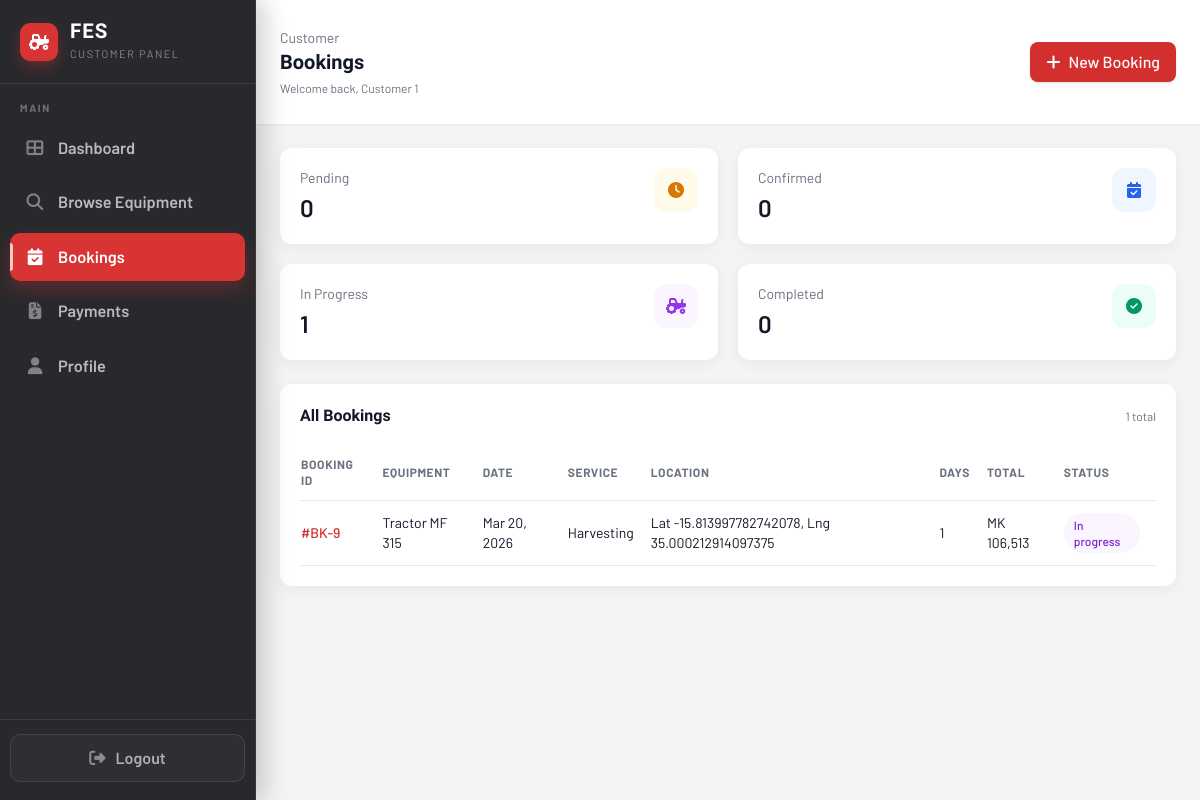
The page /Pages/customer/bookings.php (signed in) on the database its author committed.
### tables this page shows
CREATE TABLE IF NOT EXISTS `bookings` (
  `booking_id` int NOT NULL AUTO_INCREMENT,
  `customer_id` int NOT NULL,
  `operator_id` int DEFAULT NULL,
  `equipment_id` varchar(50) NOT NULL,
  `booking_date` date NOT NULL,
  `service_days` int NOT NULL DEFAULT '1',
  `service_type` varchar(50) NOT NULL,
  `service_location` varchar(255) NOT NULL,
  `contact_phone` varchar(50) NOT NULL,
  `field_lat` decimal(10,7) DEFAULT NULL,
  `field_lng` decimal(10,7) DEFAULT NULL,
  `field_address` varchar(255) DEFAULT NULL,
  `field_polygon` longtext,
  `field_hectares` decimal(10,2) DEFAULT NULL,
  `notes` text,
  `estimated_total_cost` decimal(12,2) NOT NULL DEFAULT '0.00',
  `payment_status` enum('unpaid','pending','paid','failed') NOT NULL DEFAULT 'unpaid',
  `payment_tx_ref` varchar(120) DEFAULT NULL,
  `payment_paid_at` datetime DEFAULT NULL,
  `status` enum('pending','confirmed','in_progress','completed','cancelled') NOT NULL DEFAULT 'pending',
  `operator_start_time` datetime DEFAULT NULL COMMENT 'Set when operator marks job In progress',
  `operator_end_time` datetime DEFAULT NULL COMMENT 'Set when operator marks job Completed',
  `created_at` timestamp NULL DEFAULT CURRENT_TIMESTAMP,
  `updated_at` timestamp NULL DEFAULT CURRENT_TIMESTAMP ON UPDATE CURRENT_TIMESTAMP,
  PRIMARY KEY (`booking_id`),
  KEY `customer_id` (`customer_id`),
  KEY `equipment_id` (`equipment_id`),
  KEY `status` (`status`),
  KEY `idx_bookings_operator_id` (`operator_id`)
);

CREATE TABLE IF NOT EXISTS `equipment` (
  `id` int NOT NULL AUTO_INCREMENT,
  `equipment_name` varchar(255) NOT NULL,
  `category` varchar(100) NOT NULL,
  `equipment_id` varchar(100) NOT NULL,
  `model` varchar(255) DEFAULT NULL,
  `description` text NOT NULL,
  `status` enum('available','in_use','maintenance','retired') NOT NULL DEFAULT 'available',
  `location` varchar(255) NOT NULL,
  `operator_id` int DEFAULT NULL,
  `purchase_date` date DEFAULT NULL,
  `daily_rate` decimal(10,2) NOT NULL,
  `hourly_rate` decimal(10,2) DEFAULT '0.00',
  `per_hectare_rate` decimal(10,2) DEFAULT NULL,
  `fuel_type` varchar(50) DEFAULT NULL,
  `total_usage_hours` int DEFAULT '0',
  `year_manufactured` int DEFAULT NULL,
  `weight_kg` decimal(10,2) DEFAULT NULL,
  `last_maintenance` date DEFAULT NULL,
  `icon` varchar(100) NOT NULL,
  `image_path` varchar(500) DEFAULT NULL,
  `created_at` timestamp NULL DEFAULT CURRENT_TIMESTAMP,
  `updated_at` timestamp NULL DEFAULT CURRENT_TIMESTAMP ON UPDATE CURRENT_TIMESTAMP,
  PRIMARY KEY (`id`),
  KEY `operator_id` (`operator_id`)
);

### Pages/customer/bookings.php (the view, shortened to what this page needs)
<?php
$bookingStats = [
    'pending' => 0,
    'confirmed' => 0,
    'in_progress' => 0,
    'completed' => 0,
    'cancelled' => 0
];
$bookings = [];
try {
    $conn = getDBConnection();
    $customerId = intval($_SESSION['user_id']);
    $sql = "SELECT status, COUNT(*) as total FROM bookings WHERE customer_id = ? GROUP BY status";
    if ($stmt = $conn->prepare($sql)) {
        $stmt->bind_param('i', $customerId);
        $stmt->execute();
        $res = $stmt->get_result();
        while ($row = $res->fetch_assoc()) {
            $status = $row['status'];
            if (isset($bookingStats[$status])) {
                $bookingStats[$status] = intval($row['total']);
            }
        }
    }
    $sql = "SELECT b.booking_id, b.booking_date, b.service_days, b.service_type,
                   COALESCE(NULLIF(b.service_location, ''), b.field_address) AS service_location,
                   b.status, b.estimated_total_cost, e.equipment_name
            FROM bookings b
            JOIN equipment e ON e.equipment_id = b.equipment_id
            WHERE b.customer_id = ?
            ORDER BY b.created_at DESC";
    if ($stmt = $conn->prepare($sql)) {
        $stmt->bind_param('i', $customerId);
        $stmt->execute();
        $res = $stmt->get_result();
        while ($row = $res->fetch_assoc()) {
            $bookings[] = $row;
        }
    }
} catch (Exception $e) {
    error_log('Customer bookings data error: ' . $e->getMessage());
}
$customerName = $_SESSION['name'] ?? 'Customer';
?>
<!DOCTYPE html>
<html lang="en">
<head>
    <link rel="stylesheet" href="https://cdnjs.cloudflare.com/ajax/libs/font-awesome/6.4.0/css/all.min.css">
    <script src="https://cdn.tailwindcss.com"></script>
</head>
<body>
    <div class="min-h-screen w-full bg-gray-100">
        <div class="flex min-h-screen">
            <?php include __DIR__ . '/include/sidebar.php'; ?>
            <div class="flex-1 flex flex-col min-w-0 md:ml-64">
                <header class="bg-white px-6 py-7 flex items-center justify-between shadow-sm">
                    <div class="flex items-center gap-3">
                        <div>
                            <div class="text-sm text-gray-500">Customer</div>
                            <h1 class="text-xl font-semibold text-gray-900">Bookings</h1>
                            <p class="text-xs text-gray-500 mt-1">Welcome back, <?php echo htmlspecialchars($customerName); ?></p>
                        </div>
                    </div>
                    <div class="flex items-center gap-3">
                        <a href="../equipment.php" class="inline-flex items-center gap-2 bg-fes-red hover:bg-[#b71c1c] text-white font-medium px-4 py-2 rounded-lg shadow">
                            <i class="fas fa-plus"></i>
                            New Booking
                        </a>
                    </div>
                </header>
                <main class="flex-1 overflow-y-auto p-6">
                    <div class="grid grid-cols-1 sm:grid-cols-2 xl:grid-cols-4 gap-5 mb-6">
                        <div class="bg-white rounded-xl shadow-card p-5 flex items-start justify-between">
                            <div>
                                <div class="text-sm text-gray-500">Pending</div>
                                <div class="mt-1 text-2xl font-semibold text-gray-900"><?php echo htmlspecialchars((string)$bookingStats['pending']); ?></div>
                            </div>
                            <div class="h-11 w-11 rounded-xl bg-amber-50 text-amber-600 flex items-center justify-center">
                                <i class="fas fa-clock"></i>
                            </div>
                        </div>
                        <div class="bg-white rounded-xl shadow-card p-5 flex items-start justify-between">
                            <div>
                                <div class="text-sm text-gray-500">Confirmed</div>
                                <div class="mt-1 text-2xl font-semibold text-gray-900"><?php echo htmlspecialchars((string)$bookingStats['confirmed']); ?></div>
                            </div>
                            <div class="h-11 w-11 rounded-xl bg-blue-50 text-blue-600 flex items-center justify-center">
                                <i class="fas fa-calendar-check"></i>
                            </div>
                        </div>
                        <div class="bg-white rounded-xl shadow-card p-5 flex items-start justify-between">
                            <div>
                                <div class="text-sm text-gray-500">In Progress</div>
                                <div class="mt-1 text-2xl font-semibold text-gray-900"><?php echo htmlspecialchars((string)$bookingStats['in_progress']); ?></div>
                            </div>
                            <div class="h-11 w-11 rounded-xl bg-purple-50 text-purple-600 flex items-center justify-center">
                                <i class="fas fa-tractor"></i>
                            </div>
                        </div>
                        <div class="bg-white rounded-xl shadow-card p-5 flex items-start justify-between">
                            <div>
                                <div class="text-sm text-gray-500">Completed</div>
                                <div class="mt-1 text-2xl font-semibold text-gray-900"><?php echo htmlspecialchars((string)$bookingStats['completed']); ?></div>
                            </div>
                            <div class="h-11 w-11 rounded-xl bg-emerald-50 text-emerald-600 flex items-center justify-center">
                                <i class="fas fa-check-circle"></i>
                            </div>
                        </div>
                    </div>
                    <section class="bg-white rounded-xl shadow-card p-5">
                        <div class="flex items-center justify-between mb-4">
                            <h2 class="text-base font-semibold text-gray-900">All Bookings</h2>
                            <span class="text-xs text-gray-500"><?php echo count($bookings); ?> total</span>
                        </div>
                        <div class="overflow-x-auto">
                            <table class="min-w-full">
                                <thead>
                                    <tr class="text-left text-xs font-medium text-gray-500 border-b uppercase tracking-wider">
                                        <th class="py-3 pr-4">Booking ID</th>
                                        <th class="py-3 pr-4">Equipment</th>
                                        <th class="py-3 pr-4">Date</th>
                                        <th class="py-3 pr-4">Service</th>
                                        <th class="py-3 pr-4">Location</th>
                                        <th class="py-3 pr-4">Days</th>
                                        <th class="py-3 pr-4">Total</th>
                                        <th class="py-3 pr-4">Status</th>
                                    </tr>
                                </thead>
                                <tbody class="text-sm text-gray-900">
                                    <?php if (!empty($bookings)): ?>
                                        <?php foreach ($bookings as $row): ?>
                                            <?php
                                                $status = $row['status'] ?? 'pending';
                                                $badgeClasses = [
                                                    'pending' => 'bg-amber-50 text-amber-700',
                                                    'confirmed' => 'bg-blue-50 text-blue-700',
                                                    'in_progress' => 'bg-purple-50 text-purple-700',
                                                    'completed' => 'bg-emerald-50 text-emerald-700',
                                                    'cancelled' => 'bg-gray-100 text-gray-700'
                                                ];
                                                $badgeClass = $badgeClasses[$status] ?? 'bg-gray-100 text-gray-700';
                                            ?>
                                            <tr class="border-b hover:bg-gray-50 cursor-pointer" onclick="window.location.href='booking-details.php?id=<?php echo urlencode((string)$row['booking_id']); ?>'">
                                                <td class="py-3 pr-4 font-medium text-fes-red">#BK-<?php echo htmlspecialchars((string)$row['booking_id']); ?></td>
                                                <td class="py-3 pr-4 text-gray-900"><?php echo htmlspecialchars($row['equipment_name'] ?? 'N/A'); ?></td>
                                                <td class="py-3 pr-4">
                                                    <?php echo !empty($row['booking_date']) ? htmlspecialchars(date('M d, Y', strtotime($row['booking_date']))) : 'N/A'; ?>
                                                </td>
                                                <td class="py-3 pr-4"><?php echo htmlspecialchars(ucfirst(str_replace('_', ' ', $row['service_type'] ?? 'N/A'))); ?></td>
                                                <td class="py-3 pr-4"><?php echo htmlspecialchars($row['service_location'] ?? 'N/A'); ?></td>
                                                <td class="py-3 pr-4"><?php echo htmlspecialchars((string)($row['service_days'] ?? 1)); ?></td>
                                                <td class="py-3 pr-4">MK <?php echo number_format((float)($row['estimated_total_cost'] ?? 0)); ?></td>
                                                <td class="py-3 pr-4">
                                                    <span class="inline-flex items-center px-2.5 py-1 rounded-full text-xs font-medium <?php echo $badgeClass; ?>">
                                                        <?php echo htmlspecialchars(ucfirst(str_replace('_', ' ', $status))); ?>
                                                    </span>
                                                </td>
                                            </tr>
                                        <?php endforeach; ?>
                                    <?php else: ?>
                                        <tr>
                                            <td class="py-6 text-center text-sm text-gray-500" colspan="8">No bookings yet.</td>
                                        </tr>
                                    <?php endif; ?>
                                </tbody>
                            </table>
                        </div>
                    </section>
                </main>
            </div>
        </div>
    </div>
</body>
</html>

### Pages/customer/bookings.php (style rules this page uses)
* { font-family: 'Barlow', sans-serif; }
h1, h2, h3, h4, .display { font-family: 'Barlow Condensed', sans-serif; }

### rows shown on the page
bookings: booking_id "9", equipment.equipment_name "Tractor MF 315", booking_date "Mar 20, 2026", service_type "Harvesting", service_location "Lat -15.813997782742078, Lng 35.000212914097375", service_days "1", estimated_total_cost "106,513", status "In progress"

### other values the page prints
$customerName "Customer 1"
$bookingStats['pending'] "0"
$bookingStats['confirmed'] "0"
$bookingStats['in_progress'] "1"
$bookingStats['completed'] "0"
count($bookings) "1"
